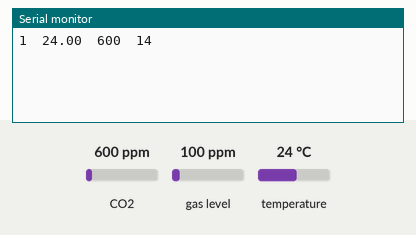
Recording of a sketch running on a simulated ESP32. Parts: the last lines printed to the serial monitor. The inputs (shaded band) are chosen by the test bench; at power-on: CO2 600 ppm, temperature 24 °C, gas level 100 ppm.

Above: at 2.5 s.
2.6 s: CO2 set to 452 ppm
At 4.0 s:
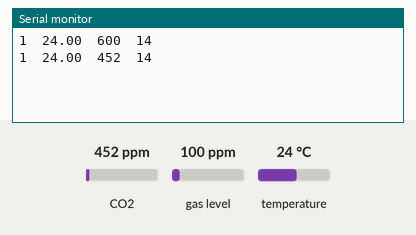
4.1 s: temperature set to 12 °C
At 5.5 s:
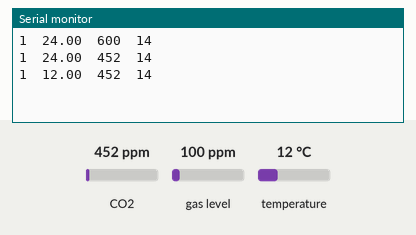
5.6 s: CO2 set to 1050 ppm
7.1 s: temperature set to 19 °C
At 7.9 s:
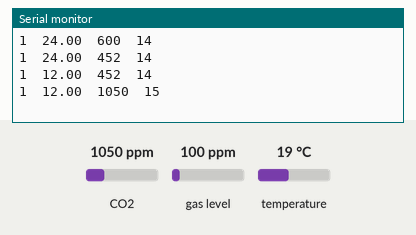
Timing chart, 0 to 9.6 s (numbered marks = the images above; inputs shaded):
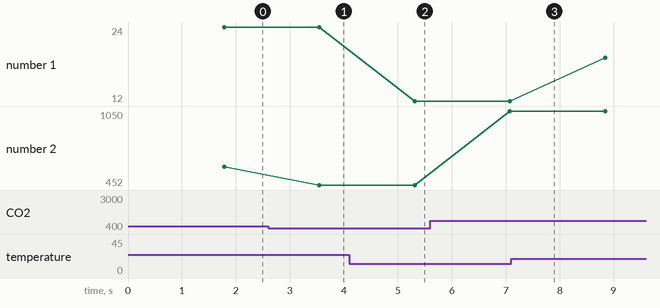

Measured:
- after the input at 2.6 s, the serial monitor: prints a new line after 0.95 s (image 1)
- after the input at 4.1 s, the serial monitor: prints a new line after 1.2 s (image 2)
- plotted number 1: 24 → 12 after the input at 4.1 s, 12 → 19 after the input at 7.1 s
- plotted number 2: 600 → 452 after the input at 2.6 s, 452 → 1050 after the input at 5.6 s

The sketch:

sensorNode_final.ino
```cpp
#include <OneWire.h>
#include <DallasTemperature.h>
#include <Wire.h>
#include "SparkFunCCS811.h"
#include <SoftwareSerial.h>

#define RxD 0
#define TxD 1
#define ONE_WIRE_BUS 2
#define CCS811_ADDR 0x5B
#define NODE_ID 1
#define DELAY_TIME NODE_ID

OneWire oneWire(ONE_WIRE_BUS);
DallasTemperature tempSensors(&oneWire);
CCS811 co2Sensors(CCS811_ADDR);

String temp_str, co2_str, msg = "", packet = "", packLength = "";
unsigned int strLength = packet.length();

void setup() {
  Serial.begin(9600); // initialize serial baudrate to 9600

  tempSensors.begin(); // initialize DS811B20 Temperature Sensor

  Wire.begin(); //Inialize I2C Hardware
  if (co2Sensors.begin() == false) // initialize CCS811 CO2 Sensor
  {
    Serial.println();
    Serial.println("CCS811 error. Please check wiring. Freezing...");
    while (1);
  }
}

void loop() {
  // wait based on NODE_ID ensure only one node will read at a time
  delay(1000 * DELAY_TIME);
  transmit();
}

// function does not currently work
void receive() {
  while (Serial.available() <= 0) {
    msg = Serial.read();
    if (msg == ("Interrupt NODE: " + String(NODE_ID))) {
      msg = "";
      break;
    }
    delay(1000);
  }
}

void transmit() {
  if (co2Sensors.dataAvailable())
  {
    // Write NODE ID to packet
    packet += String(NODE_ID);

    packet += "\t";

    // Read temp data and write to packet
    tempSensors.requestTemperatures();
    temp_str = String(tempSensors.getTempCByIndex(0));
    packet += temp_str;

    packet += "\t";

    // Read CO2 data and write to packet
    co2Sensors.readAlgorithmResults();
    co2_str = String(co2Sensors.getCO2());
    packet += co2_str;

    packet += "\t";

    // Compute checksum and write to packet
    packLength = String(packet.length());
    strLength = packet.length() + packLength.length();
    packet += strLength;

    // Send packet
    Serial.println(packet);
    packet = "";
  }
  else {
    Serial.println("CO2 data not ready yet");
  }
}
```
